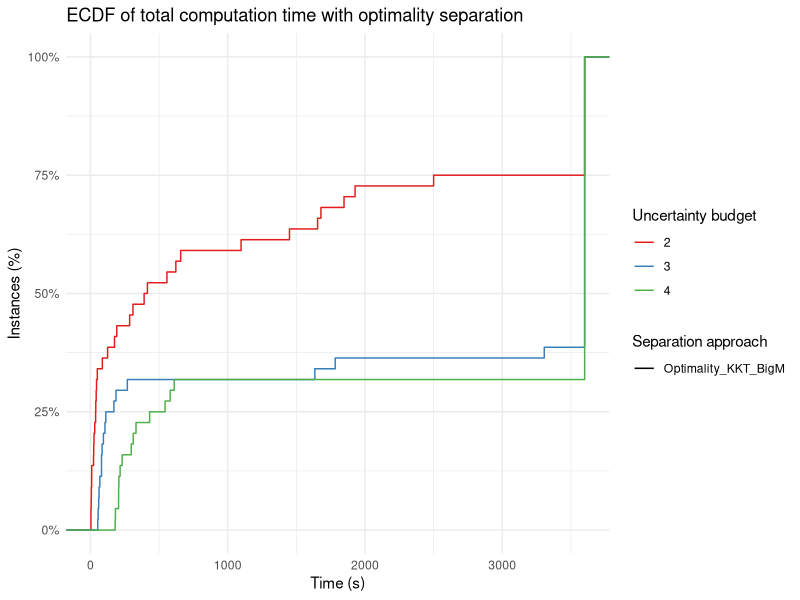
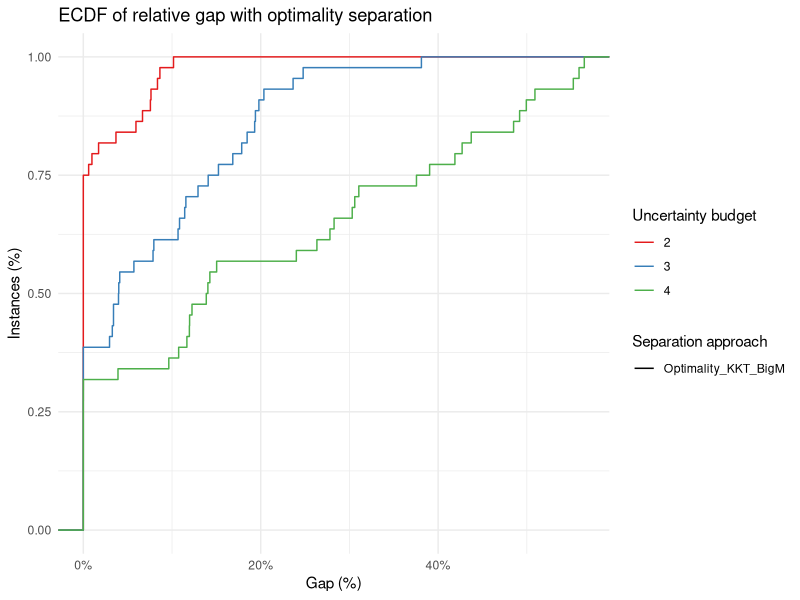
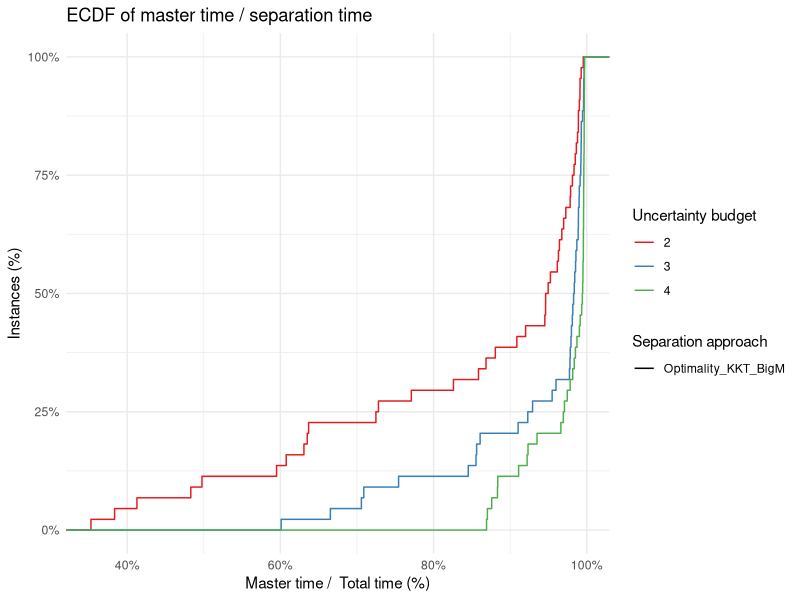
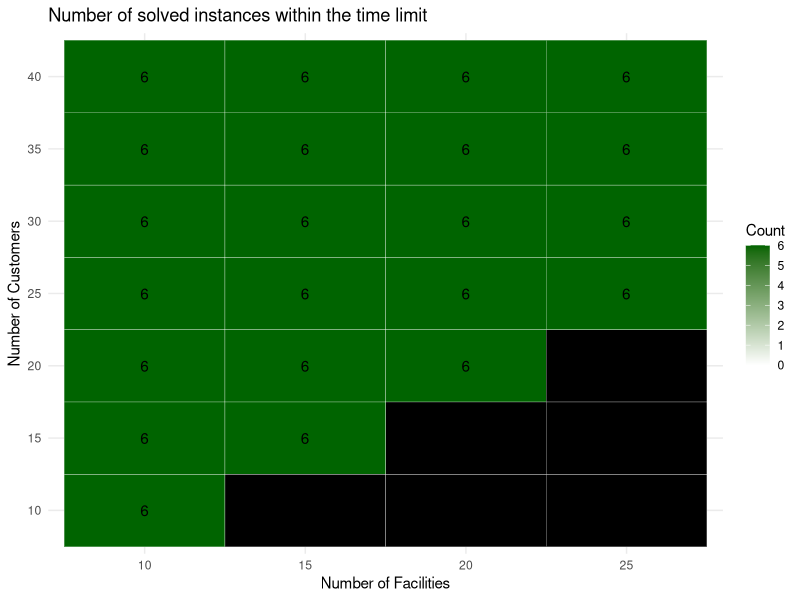
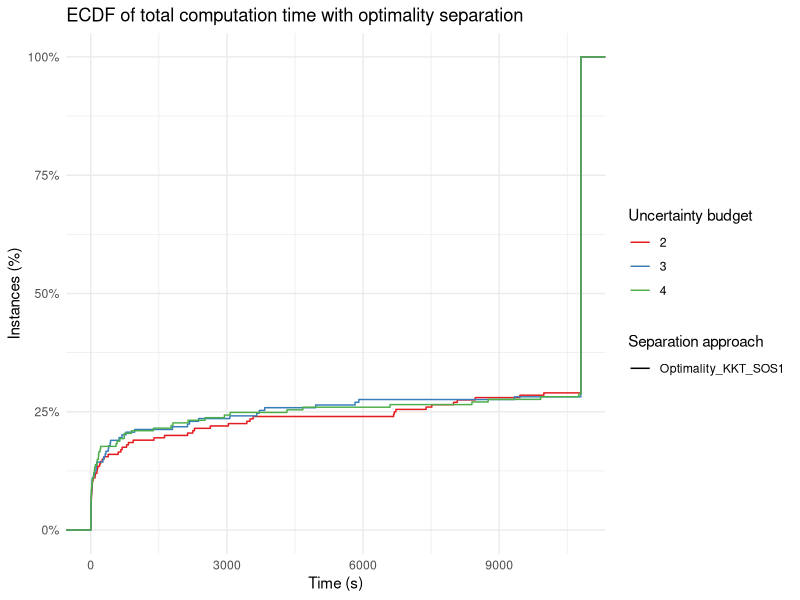
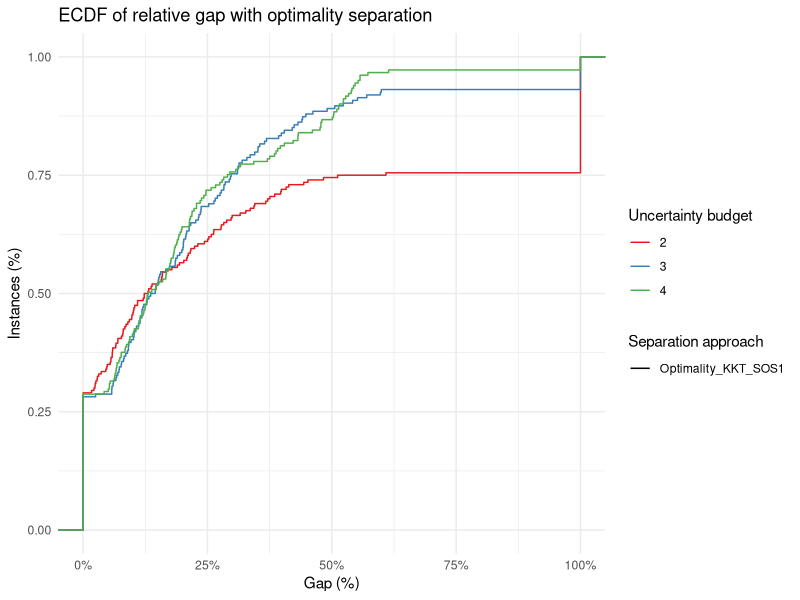
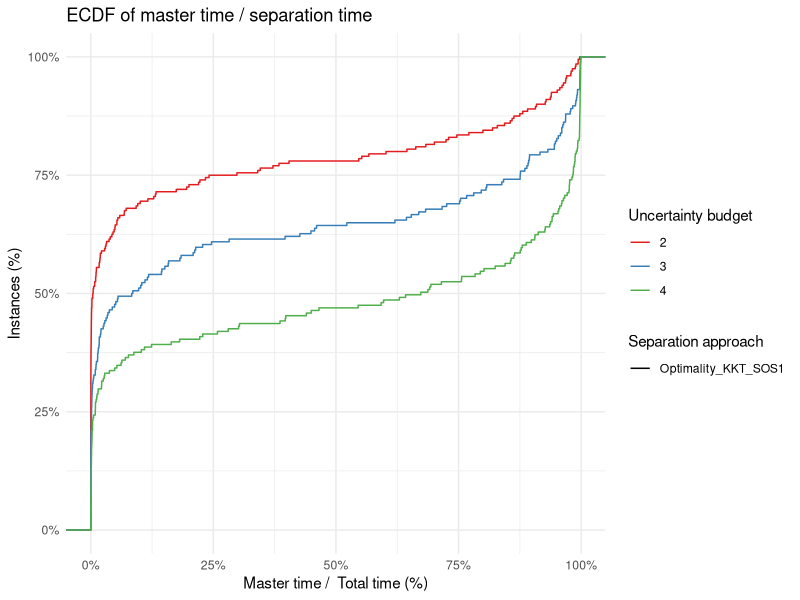
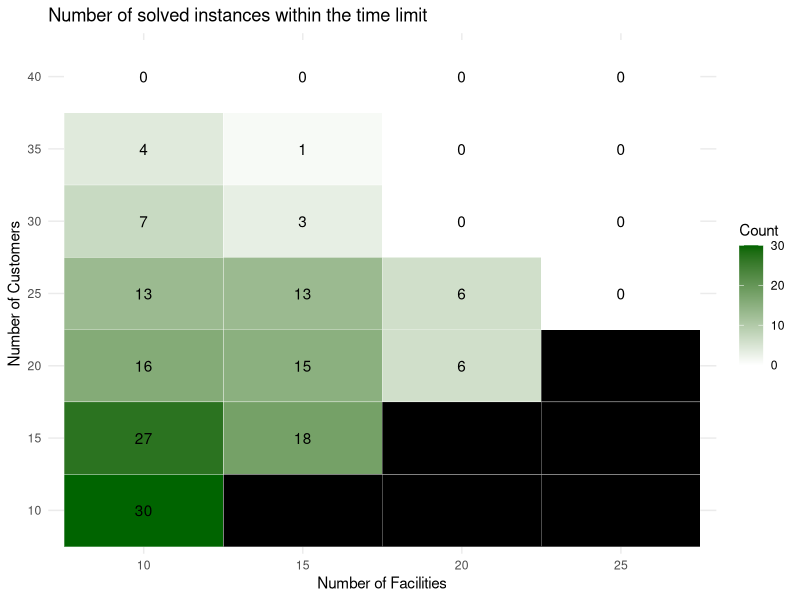

Source code (R) for these figures, in order:
## ---- chunk 1
library(ggplot2)
library(rmarkdown)
suppressWarnings(library(dplyr))
library(knitr)
library(kableExtra)
library(stringr)
library(RColorBrewer)
library(tidyr)
## ---- chunk 2
make_heatmap = function(data) {
  
  max_count = data %>%
    count(n_facilities, n_customers) %>%
    pull(n) %>%
    max()
  
  # Step 1: Get all existing combinations in the original data
  existing_combinations = data %>% distinct(n_facilities, n_customers)
  
  # Step 2: Get all combinations of existing values
  full_grid = expand_grid(
    n_facilities = unique(data$n_facilities),
    n_customers = unique(data$n_customers)
  )
  
  # Step 3: Mark whether the pair exists in the original data
  full_grid = full_grid %>%
    left_join(existing_combinations %>% mutate(exists = TRUE), by = c("n_facilities", "n_customers"))
  
  # Step 4: Count how many rows are below the time limit
  counts = data %>%
    filter(total_time < 10800) %>%
    count(n_facilities, n_customers, name = "count")
  
  # Step 5: Join the count info into the full grid
  summary_data = full_grid %>%
    left_join(counts, by = c("n_facilities", "n_customers"))
  
  # Step 6: Set count = 0 where pair exists but no row meets time condition
  summary_data = summary_data %>%
    mutate(
      count = ifelse(is.na(count) & exists == TRUE, 0, count)
    )
  
  # Step 7: Plot with text
  p = ggplot(summary_data, aes(x = factor(n_facilities), y = factor(n_customers), fill = count)) +
    geom_tile(color = "white") +
    geom_text(aes(label = ifelse(!is.na(count), count, "")), color = "black") +
    scale_fill_gradient(
      low = "white", high = "darkgreen", na.value = "black",
      limits = c(0,max_count)
    ) +
    labs(
      title = "Number of solved instances within the time limit",
      x = "Number of Facilities",
      y = "Number of Customers",
      fill = "Count"
    ) +
    theme_minimal()
  
  return(p)
}

## ---- chunk 3
make_ecdf_total_time = function(data) {
  p = ggplot(data, aes(x = total_time, color = factor(Gamma), linetype = separation_method ) ) +
      stat_ecdf(geom = "step", linewidth = .5) +
      scale_y_continuous(labels = scales::percent) +
      labs(
        title = "ECDF of total computation time with optimality separation",
        x = "Time (s)",
        y = "Instances (%)",
        color = "Uncertainty budget",
        linetype = "Separation approach"
      ) +
      theme_minimal() +
      scale_color_brewer(palette = "Set1")
  
  return(p)
}

make_ecdf_gap = function(data) {
  
  p = ggplot(data,
         aes(x = (best_obj - best_bound) / (abs(best_obj) + 1e-10), color = factor(Gamma), linetype = separation_method ) ) +
      stat_ecdf(geom = "step", linewidth = .5) +
      scale_x_continuous(labels = scales::percent) +
      labs(
        title = "ECDF of relative gap with optimality separation",
        x = "Gap (%)",
        y = "Instances (%)",
        color = "Uncertainty budget",
        linetype = "Separation approach"
      ) +
      theme_minimal() +
      scale_color_brewer(palette = "Set1")
  
  return (p)
}

make_ecdf_master_time = function(data) {
  
  p = ggplot(data,
         aes(x = master_time / total_time, color = factor(Gamma), linetype =  separation_method) ) +
      stat_ecdf(geom = "step", linewidth = .5) +
      scale_x_continuous(labels = scales::percent) +
      scale_y_continuous(labels = scales::percent) +
      labs(
        title = "ECDF of master time / separation time",
        x = "Master time /  Total time (%)",
        y = "Instances (%)",
        color = "Uncertainty budget",
        linetype = "Separation approach"
      ) +
      theme_minimal() +
      scale_color_brewer(palette = "Set1")
    
  return (p)
}
## ---- chunk 4
all_results_two_stage = read.csv("results.csv", header = FALSE)
colnames(all_results_two_stage) = c("tag",
                          "instance",
                          "n_facilities",
                          "n_customers", 
                          "d",
                          "Gamma",
                          "separation_method",
                          "status",
                          "reason",
                          "best_bound",
                          "best_obj",
                          "total_time",
                          "master_time",
                          "separation_time",
                          "n_iterations")

all_results_two_stage = all_results_two_stage %>%
  mutate(
    separation_type = sub("_.*", "", separation_method),
    separation_approach = sub("^[^_]+_", "", separation_method),
    total_time = pmin(total_time, 10800)
  )

all_results_two_stage = all_results_two_stage %>% filter(n_facilities <= 25 & n_customers <= 40 & separation_method == "Optimality_KKT_BigM")

paged_table(all_results_two_stage)
## ---- chunk 5
make_ecdf_total_time(all_results_two_stage)
make_ecdf_gap(all_results_two_stage)
make_ecdf_master_time(all_results_two_stage)
## ---- chunk 6
make_heatmap(all_results_two_stage)
## ---- chunk 7
all_results_wait_and_see = read.csv("results-wait-and-see-uflp.csv", header = FALSE)
colnames(all_results_wait_and_see) = c("tag",
                          "instance",
                          "lower_objective_instance",
                          "n_facilities",
                          "n_customers", 
                          "d",
                          "angle",
                          "Gamma",
                          "separation_method",
                          "status",
                          "reason",
                          "best_bound",
                          "best_obj",
                          "total_time",
                          "master_time",
                          "separation_time",
                          "n_iterations")

all_results_wait_and_see = all_results_wait_and_see %>%
  mutate(
    separation_type = sub("_.*", "", separation_method),
    separation_approach = sub("^[^_]+_", "", separation_method),
    total_time = pmin(total_time, 10800)
  )

all_results_wait_and_see = all_results_wait_and_see %>% filter(n_facilities <= 25 & n_customers <= 40)

paged_table(all_results_wait_and_see)
## ---- chunk 8
positive_angle_wait_and_see = all_results_wait_and_see %>% filter(abs(angle) > 1e-2)
make_ecdf_total_time(positive_angle_wait_and_see)
make_ecdf_gap(positive_angle_wait_and_see)
make_ecdf_master_time(positive_angle_wait_and_see)
## ---- chunk 9
make_heatmap(positive_angle_wait_and_see)
## ---- chunk 10
zero_angle_wait_and_see = all_results_wait_and_see %>% filter(abs(angle) < 1e-2)

selected_columns = c("instance", "n_facilities", "n_customers", "d", "Gamma", "separation_method", "total_time")

two_stage_and_zero_angle_wait_and_see = rbind(
  zero_angle_wait_and_see %>% select(all_of(selected_columns)) %>% mutate(is_wait_and_see = TRUE),
  all_results_two_stage %>% select(all_of(selected_columns)) %>% mutate(is_wait_and_see = FALSE)
)

print(nrow(zero_angle_wait_and_see))
print(nrow(all_results_two_stage))
## ---- chunk 11
ggplot(two_stage_and_zero_angle_wait_and_see, aes(x = total_time, color = factor(Gamma), linetype = is_wait_and_see ) ) +
      stat_ecdf(geom = "step", linewidth = .5) +
      scale_y_continuous(labels = scales::percent) +
      labs(
        title = "ECDF of total computation time with optimality separation",
        x = "Time (s)",
        y = "Instances (%)",
        color = "Uncertainty budget",
        linetype = "Is wait-and-see version"
      ) +
      theme_minimal() +
      scale_color_brewer(palette = "Set1")
## ---- chunk 12
# Step 1: Summarize both datasets
avg_iter_two_stage <- all_results_two_stage %>%
  group_by(n_facilities, n_customers) %>%
  summarise(avg_iterations = mean(n_iterations, na.rm = TRUE), .groups = "drop") %>%
  mutate(problem_type = "Two-stage")

avg_iter_wait_and_see <- positive_angle_wait_and_see %>%
  group_by(n_facilities, n_customers) %>%
  summarise(avg_iterations = mean(n_iterations, na.rm = TRUE), .groups = "drop") %>%
  mutate(problem_type = "Wait-and-see")

# Step 2: Combine datasets
avg_iterations_combined <- bind_rows(avg_iter_two_stage, avg_iter_wait_and_see)

# Step 3: Create a label for each pair to use on the x-axis
avg_iterations_combined <- avg_iterations_combined %>%
  mutate(pair = paste0("(", n_facilities, ", ", n_customers, ")"))

# Step 4: Plot side-by-side bars
ggplot(avg_iterations_combined, aes(x = pair, y = avg_iterations, fill = problem_type)) +
  geom_bar(stat = "identity", position = position_dodge(width = 0.8), width = 0.7) +
  labs(
    title = "Average number of iterations per instance size",
    x = "Instance size",
    y = "Average number of iterations",
    fill = "Problem type"
  ) +
  theme_minimal() +
  theme(axis.text.x = element_text(angle = 45, hjust = 1))
